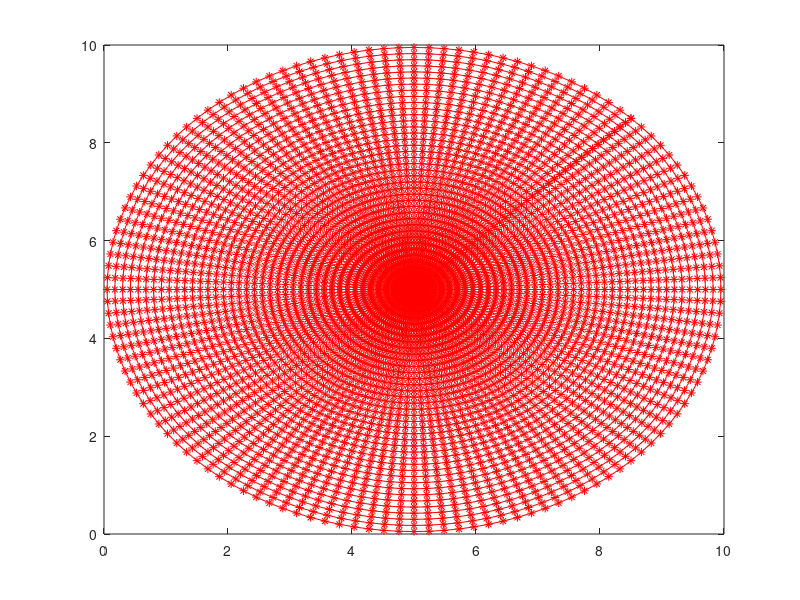

The MATLAB source for this figure: (Note: this script raises an error after producing the figure.)
clear 
clc



% p = 1.e3;
E = 5.e6 ;
nu=  0.3;
k = 5/6;
radius=5; % radius
thickness = radius*0.01; 
rho=1;


C_s = ((E*thickness*k)/(2*(1+nu))) * [1 0 ; 0 1 ];

C_b = ((E*thickness^3)/(12*(1-nu^2))) * [1 nu 0;nu 1 0;0 0 (1-nu)/2 ];

mode = 4;


% quadrilateral



a=radius/80; % side a
b=a; % side b
s=[radius-a/2 radius-b/2]; % bottom left start point
% s=[30 -30];
m=[s(1) s(1)+a s(1)+a s(1) s(1);s(2) s(2) s(2)+b s(2)+b s(2)];
plot(m(1,:), m(2,:),'r-*')
m=m';
hold on
% circle


reduced=1;
column=1;
%square
for n_elems_x = [ 32 ]% 2^x
n_elems_y = n_elems_x;
n_nodes_x=n_elems_x+1;
n_nodes_y=n_elems_y+1;
n_nodes=n_nodes_x*n_nodes_y;
n_elems_square = n_elems_x*n_elems_y;

h=a/n_elems_x;

x_vec=[s(1) :h :s(1)+a];
y_vec=[s(2) :h :s(2)+a];

x_loc  = zeros(n_nodes,2);
for i=1:n_nodes_y
    x_loc((i-1)*n_nodes_x+1:i*n_nodes_x,1) = x_vec;
    x_loc((i-1)*n_nodes_x+1:i*n_nodes_x,2) = y_vec(i);
end

bottom_edge_indices   =   (1:n_nodes_x);
top_edge_indices      =   (n_nodes-n_nodes_x+1:n_nodes);
left_edge_indices     =   (1:n_nodes_x:n_nodes-n_nodes_x+1);
right_edge_indices    =   (n_nodes_x:n_nodes_x:n_nodes);



iterations=0;
for r=a*(1.2):2*a:radius % radius

theta=0:2*pi/360:2*pi; % the angle
C=[radius radius]/r;
m=r*[cos(theta')+C(1) sin(theta')+C(2)]; % the points you asked
% l1=plot(m(:,1), m(:,2),'r*');
iterations=iterations+1;

end

div=pi/(2*n_elems_x);
numberofdiv = 2*pi /(div);

step=0;
for r=a*(1.2):2*a:radius % radius

theta=0+pi/4:div:2*pi+pi/4; % the angle
C=[radius radius]/r;
m=r*[cos(theta')+C(1) sin(theta')+C(2)]; % the points you asked
l1=plot(m(:,1), m(:,2),'r-*');
store_ind(1+step:numberofdiv+step,:) = m(1:numberofdiv,:);
step=step+numberofdiv;
end


n_elems_circle =numberofdiv;
n_elems = n_elems_circle*(iterations)+n_elems_square;

store_ind(:,3)=1+n_nodes:length(store_ind)+n_nodes;

bc_indices=store_ind(end-numberofdiv+1:end,3);

element_number=1;

for i_elem_y=1:n_elems_y
    for i_elem_x=1:n_elems_x
      
i_elem                  = (i_elem_y-1)*n_elems_x+i_elem_x;
indices_x               = [i_elem_x i_elem_x+1];
indices_y               = [i_elem_y i_elem_y+1];
indices                 = ...
            [(indices_y(1)-1)*n_nodes_x+indices_x ...
            (indices_y(2)-1)*n_nodes_x+fliplr(indices_x)];
x_vec                   = x_loc(indices,1);
y_vec                   = x_loc(indices,2);

element_number=i_elem;
element_loc_x (1:4,element_number)= [x_vec];
element_loc_y (1:4,element_number)= [y_vec];
element_indice(1:4,element_number) = [indices];


    end
end
          
          
elements_btw=[ flip(top_edge_indices(1:end-1)), flip(left_edge_indices(1:end-1)), bottom_edge_indices(2:end), right_edge_indices(2:end);...
                  flip(top_edge_indices(1:end)) flip(left_edge_indices(1:end-1)) bottom_edge_indices(2:end) right_edge_indices(2:end-1);...
                  store_ind(1,3)+[0:numberofdiv-1];...
                 [store_ind(2,3)+[0:numberofdiv-2] store_ind(1,3)]];
          
xloc=[x_loc;store_ind(:,[1 2])];
element_number=element_number+1;
for i=1:numberofdiv
element_indice(1:4,element_number) = elements_btw(:,i);
element_loc_x (1:4,element_number)= [xloc(element_indice(1:4,element_number),1)];
element_loc_y (1:4,element_number)= [xloc(element_indice(1:4,element_number),2)];

element_number=element_number+1;
end



for r = 1:iterations-1
    
    for i = 1:numberofdiv-1
      
element_loc_x (1:4,element_number)= [store_ind(([i+1 i])+(r-1)*numberofdiv,1);store_ind(([i i+1])+(r)*numberofdiv,1)];
element_loc_y (1:4,element_number)= [store_ind(([i+1 i])+(r-1)*numberofdiv,2);store_ind(([i i+1])+(r)*numberofdiv,2)];
element_indice(1:4,element_number) =[store_ind(([i+1 i])+(r-1)*numberofdiv,3);store_ind(([i i+1])+(r)*numberofdiv,3)];
element_number=element_number+1;
    end
element_loc_x (1:4,element_number)= [store_ind(([1 numberofdiv])+(r-1)*numberofdiv,1);store_ind(([numberofdiv 1])+(r)*numberofdiv,1)];
element_loc_y (1:4,element_number)= [store_ind(([1 numberofdiv])+(r-1)*numberofdiv,2);store_ind(([numberofdiv 1])+(r)*numberofdiv,2)];
element_indice(1:4,element_number) =[store_ind(([1 numberofdiv])+(r-1)*numberofdiv,3);store_ind(([numberofdiv 1])+(r)*numberofdiv,3)];
element_number=element_number+1;
end
element_number=element_number-1;


% four point Gauss-quadrature rule for 2D domain integration
qp_loc_domain  = ...
    [-1/sqrt(3)  1/sqrt(3)  -1/sqrt(3)  1/sqrt(3); ...  % xi location
    -1/sqrt(3)  -1/sqrt(3)  1/sqrt(3)  1/sqrt(3)];     % eta location
qp_wgt_domain  = [1 1 1 1];
% two point Gauss-quadrature rule for bottom edge of elem
qp_loc_bottom  = ...
    [-1/sqrt(3)  1/sqrt(3); ...  % xi location
    -1         -1 ];     % eta location
% two point Gauss-quadrature rule for top edge of elem
qp_loc_top     = ...
    [-1/sqrt(3)  1/sqrt(3); ...  % xi location
    1          1 ];     % eta location

% two point Gauss-quadrature rule for left edge of elem
qp_loc_left    = ...
    [      -1           -1; ...  % xi location
    -1/sqrt(3)  1/sqrt(3)];      % eta location
% two point Gauss-quadrature rule for right edge of elem
qp_loc_right   = ...
    [       1            1; ...  % xi location
    -1/sqrt(3)  1/sqrt(3)];      % eta location

qp_wgt_boundary  = [1 1];
n_qp_domain  = 4;
n_qp_boundary= 2;

n_nodes = max(store_ind(:,3));
n_dofs=n_nodes;



X_vec   = zeros(n_dofs*3, 1);
dX_vec  = zeros(n_dofs*3, 1);
indices = zeros(2,1);

dof(column)=n_dofs*3;

elem1 =1 ;

for i_elem =1:element_number
     

        indices                 = element_indice(:,i_elem);
        x_vec                   = element_loc_x(:,i_elem);
        y_vec                   = element_loc_y(:,i_elem);    
        
        
        w_vec                   = X_vec(indices);   % initial solution estimate
        tetax                   = X_vec(indices+  n_dofs);
        tetay                   = X_vec(indices+2*n_dofs); 
        

        
 [jac_e,res_e,n_elem_dofs] = stiif_mat(indices,x_vec, y_vec, w_vec,tetax,tetay,reduced,n_qp_domain,qp_loc_domain,qp_wgt_domain,C_b,C_s  ); 
        
for i=1:4
    ind((i-1)*4+1:i*4,1) = indices;
    ind((i-1)*4+1:i*4,2) = indices(i);
end

ind1=ind+n_dofs;
ind2=ind+2*n_dofs;
[vec_i_el,vec_j_el,z_el] = mat_to_vector(jac_e,ind,ind1,ind2 ); 
if elem1 == 1 
vec_i_stiff = [ vec_i_el];
vec_j_stiff = [ vec_j_el];
z_stiff=[z_el];
else
vec_i_stiff = [vec_i_stiff ; vec_i_el];
vec_j_stiff = [vec_j_stiff ; vec_j_el];
z_stiff=[z_stiff;z_el];
end
clear z_el vec_i vec_j

   o=1;
for j = 1:4
    for i=1:4
z(o) = res_e(i,j);
      o=o+1;
    end
end
   clear o 
   
   vec_i_el = [ind(:,1);ind1(:,1);ind2(:,1)];
   vec_j_el = [ind(:,2);ind1(:,2);ind2(:,2)];
   
   z_el  = [(rho*thickness)*z'  ;  ((rho*thickness^3)/12) *z' ;  ((rho*thickness^3)/12) *z'  ] ;
   if elem1 == 1 
   vec_i_mass = [ vec_i_el];
   vec_j_mass = [ vec_j_el];
   z_mass=[z_el];  
   else
   vec_i_mass = [vec_i_mass ; vec_i_el];
   vec_j_mass = [vec_j_mass ; vec_j_el];
   z_mass=[z_mass;z_el];
   end
   clear z vec_i vec_j
        
    elem1 = elem1 +1;    
        

end


jac_mat = sparse(vec_i_stiff,vec_j_stiff,z_stiff,3*n_dofs,3*n_dofs);
res_vec = sparse(vec_i_mass ,vec_j_mass ,z_mass ,3*n_dofs,3*n_dofs);

%     
d_indices=[bc_indices bc_indices+n_dofs bc_indices+2*n_dofs]; %clamped
% d_indices=[bc_indices ]; %simply supported
u_indices=setdiff(1:3*n_dofs,d_indices);

J_sub     = jac_mat(u_indices, u_indices);
r_sub     = res_vec(u_indices, u_indices);



% solve the system of equations
V=zeros(3*n_dofs,10);


[V(u_indices,:),D]=eigs(J_sub,r_sub,10,'smallestabs');



D=diag(D);
D=sqrt(D);

D(:,2)=1:length(D) ;
D =sortrows(D,1);


D1 = (E*thickness^3)/(12*(1-nu^2));

% D(:,1)= D(:,1) * (radius^2) * sqrt(rho/D1);
D(:,1)= D(:,1) * sqrt( (rho*thickness*radius^4)/D1);

store_eigenvalues_fit(:,column)=D(:,1)
column=column+1;

sol=zeros(3*n_dofs,10);

sol(:,1)=V(:,D(1,2));
sol(:,2)=V(:,D(2,2));
sol(:,3)=V(:,D(3,2));
sol(:,4)=V(:,D(4,2));
sol(:,5)=V(:,D(5,2));
sol(:,6)=V(:,D(6,2));
sol(:,7)=V(:,D(7,2));
sol(:,8)=V(:,D(8,2));
sol(:,9)=V(:,D(9,2));
sol(:,10)=V(:,D(10,2));
for i = 1 : 10

    if sol(2,i) > sol(n_nodes_x+3,i) 
        
        sol(:,i)= sol(:,i) * - 1;
    end
    storemax_fit(i) = max(sol(1:n_dofs,i));
    
end


 clearvars -except E nu k radius thickness rho C_s  C_b mode a column store_eigenvalues_fit s reduced  dof
end 

% %--------------------convergence study ______
% figure(6)
% clf
% % line1= abs(store_eigenvalues_fit(1,1:4) - store_eigenvalues_fit(1,5))/store_eigenvalues_fit(1,5);
% % line2= abs(store_eigenvalues_fit(2,1:4) - store_eigenvalues_fit(2,5))/store_eigenvalues_fit(2,5);
% % line3= abs(store_eigenvalues_fit(4,1:4) - store_eigenvalues_fit(4,5))/store_eigenvalues_fit(4,5);
% % line4= abs(store_eigenvalues_fit(6,1:4) - store_eigenvalues_fit(6,5))/store_eigenvalues_fit(6,5);
% 
% line1= abs(store_eigenvalues_fit(1,1:4) - store_eigenvalues_fit(1,5));
% line2= abs(store_eigenvalues_fit(2,1:4) - store_eigenvalues_fit(2,5));
% line3= abs(store_eigenvalues_fit(4,1:4) - store_eigenvalues_fit(4,5));
% line4= abs(store_eigenvalues_fit(6,1:4) - store_eigenvalues_fit(6,5));
% 
% dof=(dof(1:4).^2);
% hold on
% 
% loglog(1./dof,line1','r-*',1./dof,line2','k-*',1./dof,line3','b-*',1./dof,line4','g-*')
% 
% hold on 
% 
% legend('1st eigenvalue ','2nd eigenvalue','3rd eigenvalue','4th eigenvalue')
% %-----------------------------------------------------------------------
% 
% slope = (log(line1(3))-log(line1(2)))/(log(dof(3))-log(dof(2)))
% 
% legend('1st','2nd','3rd','4th')
% title('full integration')
% if reduced==1
% %%%%%%%%%%%%%%%%%%%%%%
% dof1=1./dof;
% mat = [dof1;line1];
% fileId = fopen('mindlin_body_reduced_omega1.txt','w');
% fprintf (fileId, '%6s %12s\r\n','x','disp');
% fprintf (fileId, '%12.8f %12.8f\r\n',mat);
% fclose(fileId);
% mat = [dof1;line2];
% fileId = fopen('mindlin_body_reduced_omega2.txt','w');
% fprintf (fileId, '%6s %12s\r\n','x','disp');
% fprintf (fileId, '%12.8f %12.8f\r\n',mat);
% fclose(fileId);
% mat = [dof1;line3];
% fileId = fopen('mindlin_body_reduced_omega3.txt','w');
% fprintf (fileId, '%6s %12s\r\n','x','disp');
% fprintf (fileId, '%12.8f %12.8f\r\n',mat);
% fclose(fileId);
% mat = [dof1;line4];
% fileId = fopen('mindlin_body_reduced_omega4.txt','w');
% fprintf (fileId, '%6s %12s\r\n','x','disp');
% fprintf (fileId, '%12.8f %12.8f\r\n',mat);
% fclose(fileId);
% else
% 
%     
%     %%%%%%%%%%%%%%%%%%%%%%
% dof1=1./dof;
% mat = [dof1;line1];
% fileId = fopen('mindlin_body_full_omega1.txt','w');
% fprintf (fileId, '%6s %12s\r\n','x','disp');
% fprintf (fileId, '%12.8f %12.8f\r\n',mat);
% fclose(fileId);
% mat = [dof1;line2];
% fileId = fopen('mindlin_body_full_omega2.txt','w');
% fprintf (fileId, '%6s %12s\r\n','x','disp');
% fprintf (fileId, '%12.8f %12.8f\r\n',mat);
% fclose(fileId);
% mat = [dof1;line3];
% fileId = fopen('mindlin_body_full_omega3.txt','w');
% fprintf (fileId, '%6s %12s\r\n','x','disp');
% fprintf (fileId, '%12.8f %12.8f\r\n',mat);
% fclose(fileId);
% mat = [dof1;line4];
% fileId = fopen('mindlin_body_full_omega4.txt','w');
% fprintf (fileId, '%6s %12s\r\n','x','disp');
% fprintf (fileId, '%12.8f %12.8f\r\n',mat);
% fclose(fileId);
% end